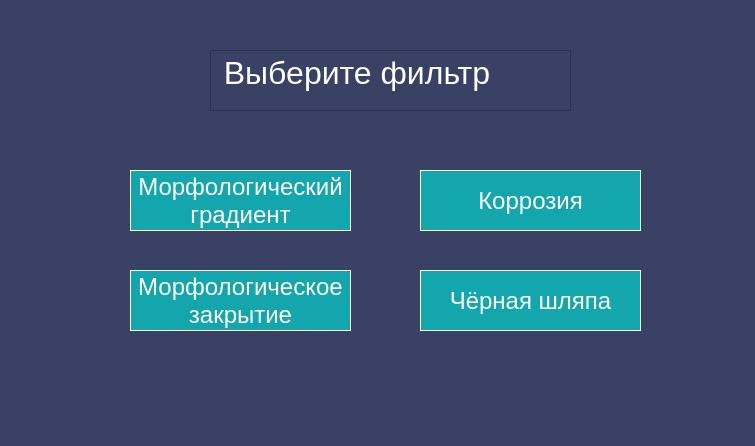
<?xml version="1.0" encoding="UTF-8"?>
<ui version="4.0">
 <class>FilterDialog</class>
 <widget class="QDialog" name="FilterDialog">
  <property name="geometry">
   <rect>
    <x>0</x>
    <y>0</y>
    <width>755</width>
    <height>446</height>
   </rect>
  </property>
  <property name="windowTitle">
   <string>Выбор</string>
  </property>
  <property name="styleSheet">
   <string notr="true">background: #394165;
</string>
  </property>
  <widget class="QPushButton" name="FilterButton">
   <property name="geometry">
    <rect>
     <x>130</x>
     <y>170</y>
     <width>221</width>
     <height>61</height>
    </rect>
   </property>
   <property name="cursor">
    <cursorShape>PointingHandCursor</cursorShape>
   </property>
   <property name="styleSheet">
    <string notr="true">background: #13A6AD;
border: 1px solid white;
color: white;
font-size: 24px;

</string>
   </property>
   <property name="text">
    <string>Морфологический
градиент</string>
   </property>
  </widget>
  <widget class="QPushButton" name="FilterButton2">
   <property name="geometry">
    <rect>
     <x>420</x>
     <y>170</y>
     <width>221</width>
     <height>61</height>
    </rect>
   </property>
   <property name="cursor">
    <cursorShape>PointingHandCursor</cursorShape>
   </property>
   <property name="styleSheet">
    <string notr="true">background: #13A6AD;
border: 1px solid white;
color: white;
font-size: 24px;

</string>
   </property>
   <property name="text">
    <string>Коррозия</string>
   </property>
  </widget>
  <widget class="QPushButton" name="FilterButton3">
   <property name="geometry">
    <rect>
     <x>130</x>
     <y>270</y>
     <width>221</width>
     <height>61</height>
    </rect>
   </property>
   <property name="cursor">
    <cursorShape>PointingHandCursor</cursorShape>
   </property>
   <property name="styleSheet">
    <string notr="true">background: #13A6AD;
border: 1px solid white;
color: white;
font-size: 24px;

</string>
   </property>
   <property name="text">
    <string>Морфологическое
закрытие</string>
   </property>
  </widget>
  <widget class="QPushButton" name="FilterButton4">
   <property name="geometry">
    <rect>
     <x>420</x>
     <y>270</y>
     <width>221</width>
     <height>61</height>
    </rect>
   </property>
   <property name="cursor">
    <cursorShape>PointingHandCursor</cursorShape>
   </property>
   <property name="styleSheet">
    <string notr="true">background: #13A6AD;
border: 1px solid white;
color: white;
font-size: 24px;

</string>
   </property>
   <property name="text">
    <string>Чёрная шляпа</string>
   </property>
  </widget>
  <widget class="QTextEdit" name="textEdit">
   <property name="enabled">
    <bool>false</bool>
   </property>
   <property name="geometry">
    <rect>
     <x>210</x>
     <y>50</y>
     <width>361</width>
     <height>61</height>
    </rect>
   </property>
   <property name="styleSheet">
    <string notr="true">font-size:26px; color:#ffffff;</string>
   </property>
   <property name="html">
    <string>&lt;!DOCTYPE HTML PUBLIC &quot;-//W3C//DTD HTML 4.0//EN&quot; &quot;http://www.w3.org/TR/REC-html40/strict.dtd&quot;&gt;
&lt;html&gt;&lt;head&gt;&lt;meta name=&quot;qrichtext&quot; content=&quot;1&quot; /&gt;&lt;style type=&quot;text/css&quot;&gt;
p, li { white-space: pre-wrap; }
&lt;/style&gt;&lt;/head&gt;&lt;body style=&quot; font-family:'MS Shell Dlg 2'; font-size:26px; font-weight:400; font-style:normal;&quot;&gt;
&lt;p style=&quot; margin-top:0px; margin-bottom:0px; margin-left:0px; margin-right:0px; -qt-block-indent:0; text-indent:0px;&quot;&gt;&lt;span style=&quot; font-size:24pt;&quot;&gt; Выберите фильтр&lt;/span&gt;&lt;/p&gt;&lt;/body&gt;&lt;/html&gt;</string>
   </property>
  </widget>
 </widget>
 <resources/>
 <connections/>
</ui>
